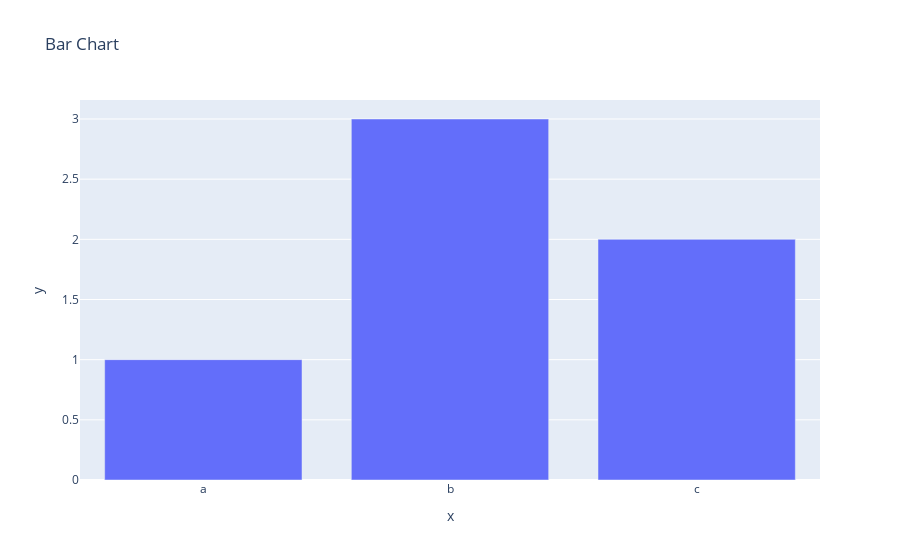

Write notebook code for a chart like this one.
### Markdown cell above
# Font 스타일 지정 (색, 서체, 크기)

### Code cell
fig = px.bar(x=["a", "b", "c"], y=[1, 3, 2], title = 'Bar Chart') #title =
fig.show()

### Figure 1 — Plotly figure (JSON) as saved in the notebook; plotly's stock layout.template omitted (floating-point values rounded to 4 significant figures)
{"data": [{"alignmentgroup": "True", "hovertemplate": "x=%{x}<br>y=%{y}<extra></extra>", "legendgroup": "", "marker": {"color": "#636efa", "pattern": {"shape": ""}}, "name": "", "offsetgroup": "", "orientation": "v", "showlegend": false, "textposition": "auto", "type": "bar", "x": ["a", "b", "c"], "xaxis": "x", "y": [1, 3, 2], "yaxis": "y"}], "layout": {"barmode": "relative", "legend": {"tracegroupgap": 0}, "title": {"text": "Bar Chart"}, "xaxis": {"anchor": "y", "domain": [0, 1], "title": {"text": "x"}}, "yaxis": {"anchor": "x", "domain": [0, 1], "title": {"text": "y"}}}}
